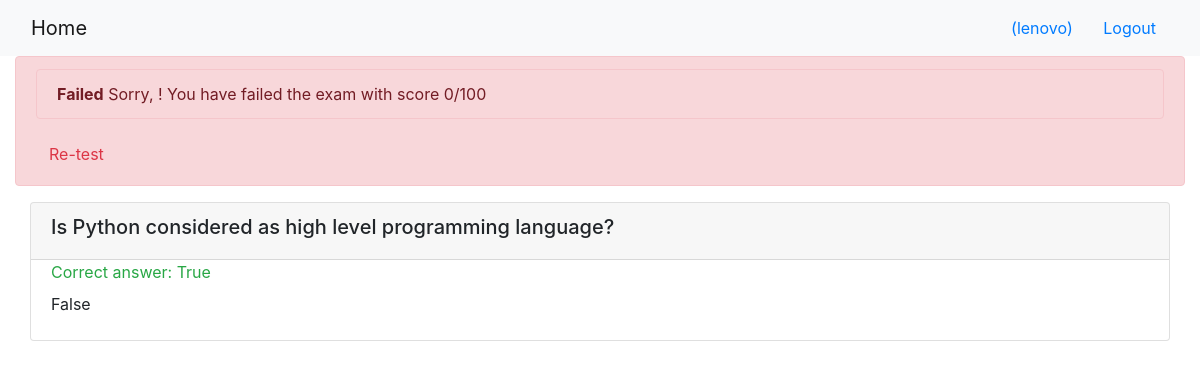
The page /onlinecourse/course/1/submission/1/result/ (signed in) on the database its author committed.
### onlinecourse/models.py (models this page shows, shortened)
class Question(models.Model):
    course = models.ForeignKey(Course, on_delete=models.CASCADE,default="")
    lesson_id = models.ForeignKey(Lesson, on_delete=models.CASCADE)
    question_text = models.CharField(max_length=200,default="Enter question here")
    grade = models.IntegerField(default=0)
    def is_get_score(self, selected_ids):
       all_answers = self.choice_set.filter(is_correct=True).count()
       selected_correct = self.choice_set.filter(is_correct=True, id__in=selected_ids).count()
       if all_answers == selected_correct:
           return True
       else:
           return False

class Choice(models.Model):
    question_id = models.ForeignKey(Question, on_delete=models.CASCADE)
    choice_text = models.CharField(max_length=200,default="Enter choice here")
    is_correct = models.BooleanField(default=False)

### onlinecourse/views.py (the view)
# urls.py: path('course/<int:course_id>/submission/<int:submission_id>/result/', views.show_exam_result, name='show_exam_result'),
def show_exam_result(request, course_id, submission_id):
    course = get_object_or_404(Course, pk=course_id)
    submission = get_object_or_404(Submission, pk=submission_id)
    choices = submission.choices.all()
    total_score , score = 0, 0
    for question in course.question_set.all():
        total_score += question.grade
        if question.is_get_score(choices):
            score += question.grade
    context = {
        'course': course,
        'choices': choices,
        'total_score': total_score,
        'score': score,
        'grade': int((score / total_score) * 100)
    }
    return render(request, 'onlinecourse/exam_result_bootstrap.html', context)

### onlinecourse/templates/onlinecourse/exam_result_bootstrap.html (shortened to what this page needs)
<!DOCTYPE html>
<html lang="en">
<head>
    {% load static %}
    <link rel="stylesheet" href="https://maxcdn.bootstrapcdn.com/bootstrap/4.5.2/css/bootstrap.min.css">
</head>
<body>
 <nav class="navbar navbar-light bg-light">
    <div class="container-fluid">
        <div class="navbar-header">
              <a class="navbar-brand" href="{% url 'onlinecourse:index' %}">Home</a>
        </div>
        <ul class="nav navbar-nav navbar-right">
            {% if user.is_authenticated %}
            <li>
                <a class="btn btn-link" href="#">{{ user.first_name }}({{ user.username }})</a>
                <a class="btn btn-link" href="{% url 'onlinecourse:logout' %}">Logout</a>
            </li>
            {% endif %}
        </ul>
    </div>
</nav>
<div class="container-fluid">
    {% if grade > 80 %}
    <div class="alert alert-success">
       Congratulations! You have passed the exam with score {{grade}}/100
    </div>
    {% else %}
    <div class="alert alert-danger">
       <div class="alert alert-danger">
        <b>Failed</b> Sorry, {{user.first_name}}! You have failed the exam with score {{grade}}/100
    </div>
    <a class="btn btn-link text-danger" href="{% url 'onlinecourse:course_details' course.id %}">Re-test</a>
    </div>
    {% endif %}
    <div id="exam" class="container-fluid">
        <form id="questionform"  method="get">
            {%for question in course.question_set.all%}
            <div class="card mt-1">
                <div class="card-header"><h5>{{ question.question_text}}</h5></div>
                <div class="form-group">
                   {%for choice in question.choice_set.all%}
                    <div class="form-check">
                        <label class="form-check-label">
                        {%if choice.is_correct and choice in submission.choice.all%}
                            <label class="text-success" name="{{choice.choice_text}}" id="{{choice.id}}">Correct answer: {{ choice.choice_text }}</label>
                            <br/>
                        {%elif choice.is_correct%}
                            <label class="text-success" name="{{choice.choice_text}}" id="{{choice.id}}">Correct answer: {{ choice.choice_text }}</label>
                            <br/>
                        {%elif choice in submission.choice.all and not choice.is_correct%}
                            <label class="text-danger" name="{{choice.choice_text}}" id="{{choice.id}}">Incorrect: {{ choice.choice_text }}</label>
                            <br/>
                        {%else%}
                            <label class="" name="{{choice.choice_text}}" id="{{choice.id}}">{{ choice.choice_text }}</label>
                            <br/>
                        {%endif%}
                        </label>
                    </div>
                    {%endfor%}
                </div>
            </div>
            {%endfor%}
        </form>
    </div>
</body>
</html>

### rows shown on the page
Question: question_text "Is Python considered as high level programming language?"
Choice: choice_text "True"
Choice: choice_text "False"

### other values the page prints
{{ user.username }} "lenovo"
{{ grade }} "0"
